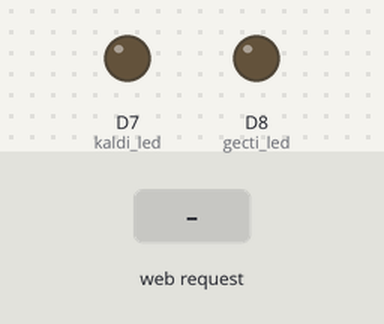
The sketch below on a simulated ESP8266 (NodeMCU). On the bench: output pins drawn as LEDs (lit = HIGH). Inputs (shaded band) come from the test bench. WiFi joins after 1.5 s; servers stay silent unless stated; random numbers use the default seed unless the sketch sets one; what the sketch prints to the serial monitor is not drawn.

Above: at 2.7 s.
2.8 s: HTTP request GET /sonuc received
At 3.5 s:
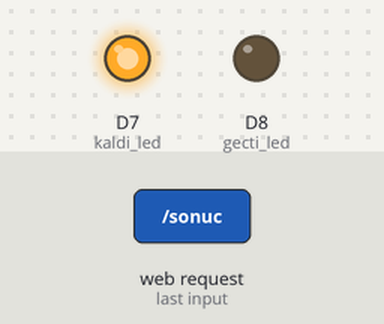
4.5 s: HTTP request GET /vizeNotu received
6.2 s: HTTP request GET /finalNotu received
Timing chart, 0 to 9.2 s (numbered marks = the images above; inputs shaded):
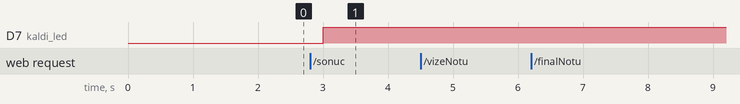

Measured:
- after the input at 2.8 s, D7 (kaldi_led): LOW → HIGH after 0.20 s
- after the input at 4.5 s, every drawn part: stays the same
- after the input at 6.2 s, every drawn part: stays the same

The sketch:

soru_1_2_3_4_5.ino
```cpp
#include <ESP8266WiFi.h>
int value =0;
int gecti_led = D8;
int kaldi_led = D7;
const char* ssid = "Redmi";
const char* password = "onur1905";
String apiKey = "M2NY8VYFFPQJAUB7";
const char* server_thingspeak = "api.thingspeak.com";
WiFiServer server(80);

void setup() {
 pinMode(gecti_led,OUTPUT);
pinMode(kaldi_led,OUTPUT);
Serial.begin(115200);
delay(10);
// Wifi bağlantısı
Serial.println();
Serial.println();
Serial.print("Connecting to ");
Serial.println(ssid);

WiFi.begin(ssid, password);

while (WiFi.status() != WL_CONNECTED) {
delay(500);
Serial.print(".");
}
Serial.println("");
Serial.println("WiFi connected");

// server baslatılıyor
server.begin();
Serial.println("Server started");

// baglantı saglandıktan sonra serial monitorde bize ip adresini gösterecek
Serial.print("Use this URL to connect: ");
Serial.print("http://");
Serial.print(WiFi.localIP());
Serial.println("/");

}

void loop() {
// bir clien istemci baglı olup olmadığını kontrol ediyoruz
WiFiClient client = server.available();
if (!client) {
return;
}

// client ın bir data gondermesini bekliyoruz
Serial.println("new client");
while(!client.available()){
delay(1);
}

int vize_notum=40;
int final_notum=50;
float ortalamam = (vize_notum+vize_notum)/2;
float sonuc_veri = ortalamam + random(-50,50);


// gelen istekleri okuyoruz
String request = client.readStringUntil('\r');
Serial.println(request);
client.flush();

if (request.indexOf("/vizeNotu") != -1) {
     value = 1;
}
if (request.indexOf("/finalNotu") != -1) {
     value = 2;
}

if (request.indexOf("/sonuc") != -1) {
     value = 3;

}

 if (isnan(sonuc_veri))
                 {
                     Serial.println("Failed to read from DHT sensor!");
                      return;
                 }

                         if (client.connect(server_thingspeak,80))   //   "184.106.153.149" or api.thingspeak.com
                      {

                             String postStr = apiKey;
                             postStr +="&field1=";
                             postStr += String(sonuc_veri);

                             postStr += "\r\n\r\n";


                             client.print("POST /update HTTP/1.1\n");
                             client.print("Host: api.thingspeak.com\n");
                             client.print("Connection: close\n");
                             client.print("X-THINGSPEAKAPIKEY: "+apiKey+"\n");
                             client.print("Content-Type: application/x-www-form-urlencoded\n");
                             client.print("Content-Length: ");
                             client.print(postStr.length());
                             client.print("\n\n");
                             client.print(postStr);

                             Serial.print(sonuc_veri);

                        }
          client.stop();

          Serial.println("Waiting...");
// bu kısımda html kodlarını internet arayüzüne yazdırıyoruz.

client.println("HTTP/1.1 200 OK");
client.println("Content-Type: text/html");
client.println("");
client.println("<!DOCTYPE HTML>");
client.println("<html>");

float ekle_cikar=random(-50,50);
float random_veri = ortalamam + ekle_cikar;


if(value == 1) {
client.print("Benim vizeden aldıgim not = ");
client.print(vize_notum);
Serial.print("Benim vizeden aldigim not = ");
Serial.println(vize_notum);
}
else if(value == 2) {
client.print("Benim finalden aldigim not = ");
client.print(final_notum);
Serial.print("Benim finalden aldigim not = ");
Serial.println(final_notum);
}
else if(value == 3) {
if(ortalamam>=50){
  digitalWrite(gecti_led, HIGH);
  digitalWrite(kaldi_led, LOW);
  client.print("Dersten Gectiniz");
  Serial.print("Dersten Gectiniz");
  }
  else{
   digitalWrite(gecti_led, LOW);
   digitalWrite(kaldi_led, HIGH);
  client.print("Dersten Kaldiniz");
  Serial.print("Dersten Kaldiniz");
    }
}

client.println("");
client.println("</html>");

delay(1);
Serial.println("Client disconnected");
Serial.println("");


}
```
